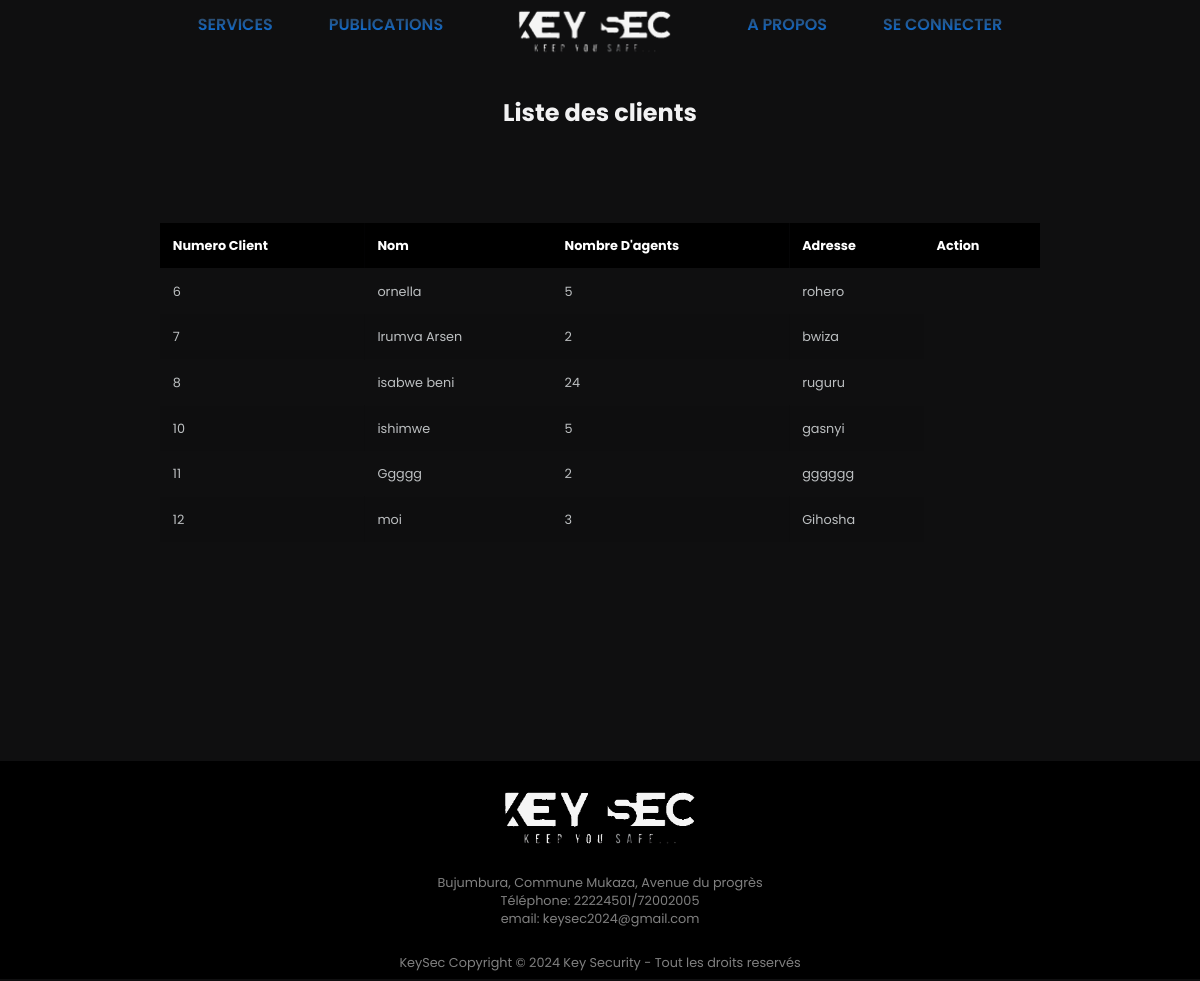
The app's page /affichage-client.php, older data.
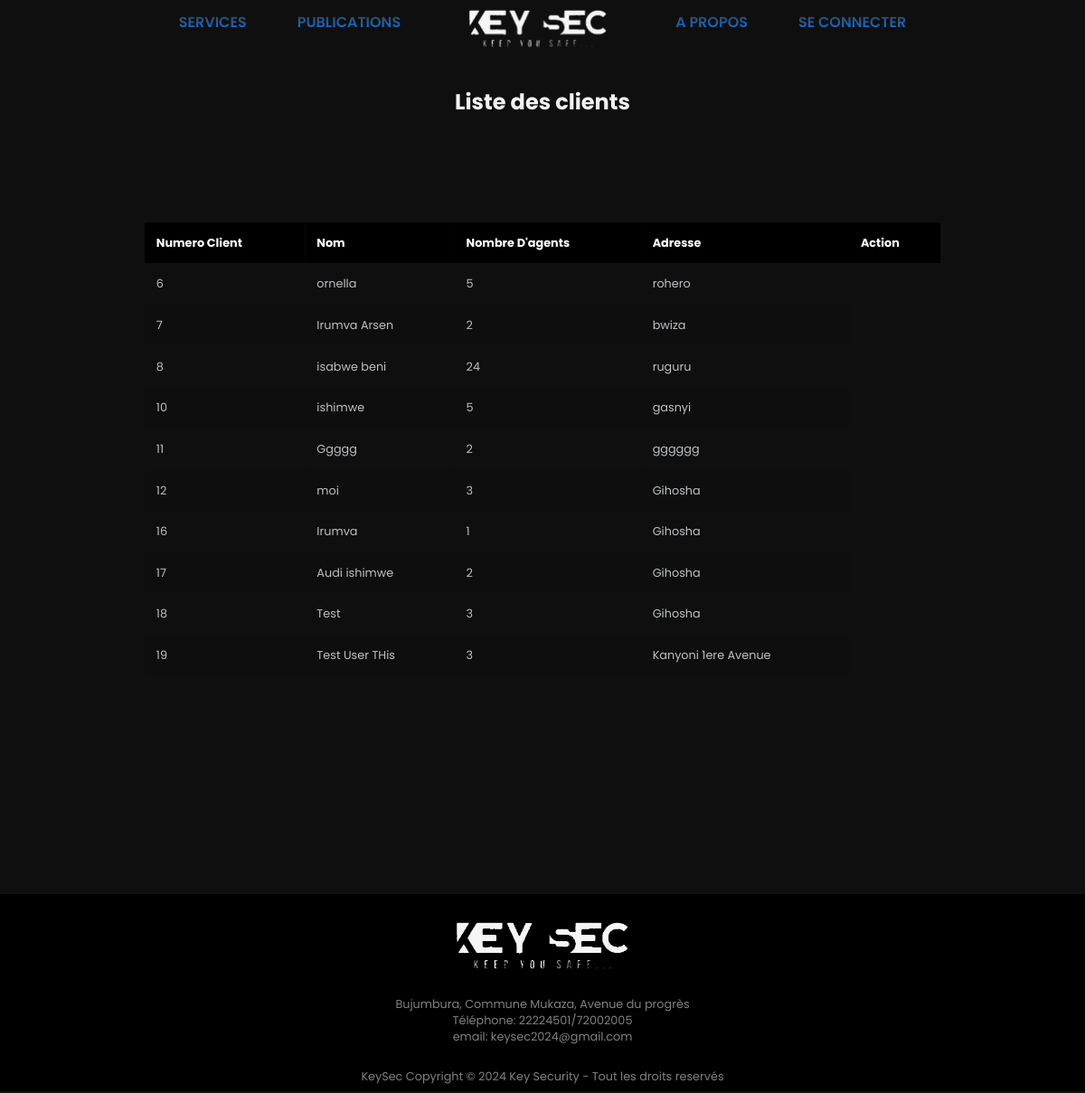
The same page, newer data.
### tables this page shows
CREATE TABLE `client` (
  `id_client` int(11) NOT NULL,
  `nom_client` varchar(100) NOT NULL,
  `nombre_agent` int(8) NOT NULL,
  `adresse` varchar(100) NOT NULL
);

### affichage-client.php (the view, shortened to what this page needs)
<?php
include "connexion.php";
$affichageClient = $bdd->query("Select * from client");
include "header.php";
?>
<main class="main">
<section>
<h2 style="text-align: center; padding: 20px;">Liste des clients</h2>
</section>
<section class="posts" style=" padding-top:0;">
    <h2 style="text-align: center; z-index: 1111;">Liste des clients</h2>
</section>
    <section class="allTable">
        <div class="table__body">
            <table>
                <thead>
                    <tr>
                        <th>numero client</th>
                        <th>Nom</th>
                        <th>nombre d'agents</th>
                        <th>adresse</th>
                        <th colspan="2">Action</th>
                    </tr>
                </thead>
                <tbody>
                    <?php
                    while ($dataRecup = $affichageClient->fetch()) {
                        ?>
                        <tr>
                            <td><?php echo $dataRecup["id_client"]; ?></td>
                            <td><?php echo $dataRecup["nom_client"]; ?></td>
                            <td><?php echo $dataRecup["nombre_agent"]; ?></td>
                            <td><?php echo $dataRecup["adresse"]; ?></td>
                        </tr>
                    <?php } ?>
                </tbody>
            </table>
        </div>
    </section>
</main>
<?php include "footer.php" ?>

### header.php (shortened to what this page needs)
<?php
$isLoggedIn = isset($_SESSION['user_id']);
?>
<!DOCTYPE html>
<html lang="fr">
<head>
    <link rel="stylesheet" href="css/style.css">
</head>
<body>
    <header class="header" id="header">
        <nav class="nav">
            <div class="nav-menu">
                <ul class="nav-list">
                    <li class="nav-item"><a href="service.php" class="nav-link" id="1">Services</a></li>
                    <li class="nav-item"><a href="public.php" class="nav-link" id="2">Publications</a></li>
                    <a href="index.php" class="nav-logo" id="3">
                        <img src="img/key-white.png" alt="logo">
                    </a>
                    <li class="nav-item"><a href="about.php" class="nav-link" id="4">A propos</a></li>
                    <?php if ($isLoggedIn): ?>
                        <li class="nav-item"><a href="dashboard.php" class="nav-link" id="5">Dashboard</a></li>
                    <?php else: ?>
                        <li class="nav-item"><a href="login.php" class="nav-link" id="7">Se connecter</a></li>
                    <?php endif; ?>
                </ul>
            </div>
        </nav>
    </header>
</body>
</html>

### footer.php (shortened to what this page needs)
<footer>
        <div class="footer">
            <div class="row">
            <img src="img/key-white.png" alt="" class="foot-img" style="width: 20%;">
            <p>
                Bujumbura, Commune Mukaza, Avenue du progrès<br>
                Téléphone: 22224501/72002005<br>
                email: <a href="mailto:keysec2024@gmail.com">keysec2024@gmail.com</a>
            </p>
            </div>
            <div class="row">
                KeySec Copyright © 2024 Key Security - Tout les droits reservés
            </div>
        </div>
        </footer>
</body>
</html>

### css/style.css (style rules this page uses)
:root { --header-height: 3rem; --hue-color: 206; --black: hsl(var(--hue-color), 4%, 4%); --black-alt: hsl(var(--hue-color), 4%, 8%); --title: hsl(var(--hue-color), 4%, 95%); --text: hsl(var(--hue-color), 4%, 75%); --text-light: hsl(var(--hue-color), 4%, 65%); --white : #fff; --body: hsl(var(--hue-color), 4%, 6%); --container: hsl(var(--hue-color), 4%, 10%); --text-gradient: linear-gradient(hsl(var(--hue-color), 4%, 24%), #007bff); --scroll-color: hsl(var(--hue-color), 4%, 16%); --scroll-color-alt: hsl(var(--hue-color), 4%, 20%); --body-font: 'Poppins', sans-serif; --biggest-font-size: 7rem; --bigger-font-size: 4.5rem; --big-font-size: 2.5rem; --h2-fs: 1.25rem; --h3-fs: 1.125rem; --normal-fs: 1rem; --small-fs: .875rem; --smaller-fs: .813rem; --text-line-height: 2rem; --font-medium: 500; --font-semi-bold: 600; --mb-0-5: .5rem; --mb-0-75: .75rem; --mb-1: 1rem; --mb-1-5: 1.5rem; --mb-2: 2rem; --mb-2-5: 2.5rem; --z-tool: 10; --z-fixed:100 }
* { box-sizing: border-box; padding: 0; margin: 0; scrollbar-color: var(--black) var(--body); }
html { scroll-behavior: smooth; }
body { margin: 0; font-family: var(--body-font); font-size: var(--normal-fs); min-height: 80vh; background-color: var(--body); color: var(--text); }
h1, h2, h3 { color: var(--title); }
ul { list-style: none; }
a { text-decoration: none; }
img { max-width: 100%; height: auto; }
section { display: block; width: 100%; margin-bottom: 20px; }
.posts { padding-top: 65vh; }
.main { overflow: hidden; }
.header { width: 100%; position: fixed; display: inline; top: 0; left: 0; z-index: var(--z-fixed); background: var(--body); }
.nav { height: var(--header-height); display: flex; justify-content: space-between; align-items: center; }
.nav-logo { display: flex; width: 12rem; padding: 4rem 0 3rem; }
.nav-list { display: flex; flex-direction: row; align-items: center; column-gap: 3.5rem; }
.nav-menu { margin: 0 auto; }
.nav-link { color: var(--white); font-size: var(--normal-fs); text-transform: uppercase; font-weight: var(--font-semi-bold); background: var(--text-gradient); color: transparent; -webkit-background-clip: text; -moz-background-clip: text; background-clip: text; }
.table__body { top: 60px; left: 30px; width: 95%; max-height: calc(89% - 1.6rem); margin: .8rem auto; border-radius: .6rem; overflow: auto; overflow: overlay; transform: scale(0.8); margin-top: 20px; padding: 20px; padding-bottom: 150px; }
table { width: 100%; }
table, th, td { border-collapse: collapse; padding: 1rem; text-align: left; }
thead th { position: sticky; top: 0; left: 0; background-color: black; cursor: pointer; text-transform: capitalize; color: var(--white); }
tbody tr:nth-child(even) { background-color: #0000000b; }
tbody tr { --delay: .1s; transition: .5s ease-in-out var(--delay), background-color 0s; }
tbody tr td, tbody tr td p, tbody tr td img { transition: .2s ease-in-out; }
.footer { background: #000; text-align: center; width: 100%; padding-bottom: 0; transform: translateY(10px); margin-top: auto; }
.footer .row { width: 100%; margin: 1% 0%; padding: 0.6% 0%; color: gray; font-size: 0.8em; }
.footer .row a { text-decoration: none; color: gray; transition: 0.5s; }

Row changes from the older to the newer data that the page shows:
added client: id_client "16", nom_client "Irumva", nombre_agent "1", adresse "Gihosha"
added client: id_client "17", nom_client "Audi ishimwe", nombre_agent "2", adresse "Gihosha"
added client: id_client "18", nom_client "Test", nombre_agent "3", adresse "Gihosha"
added client: id_client "19", nom_client "Test User THis", nombre_agent "3", adresse "Kanyoni 1ere Avenue"
